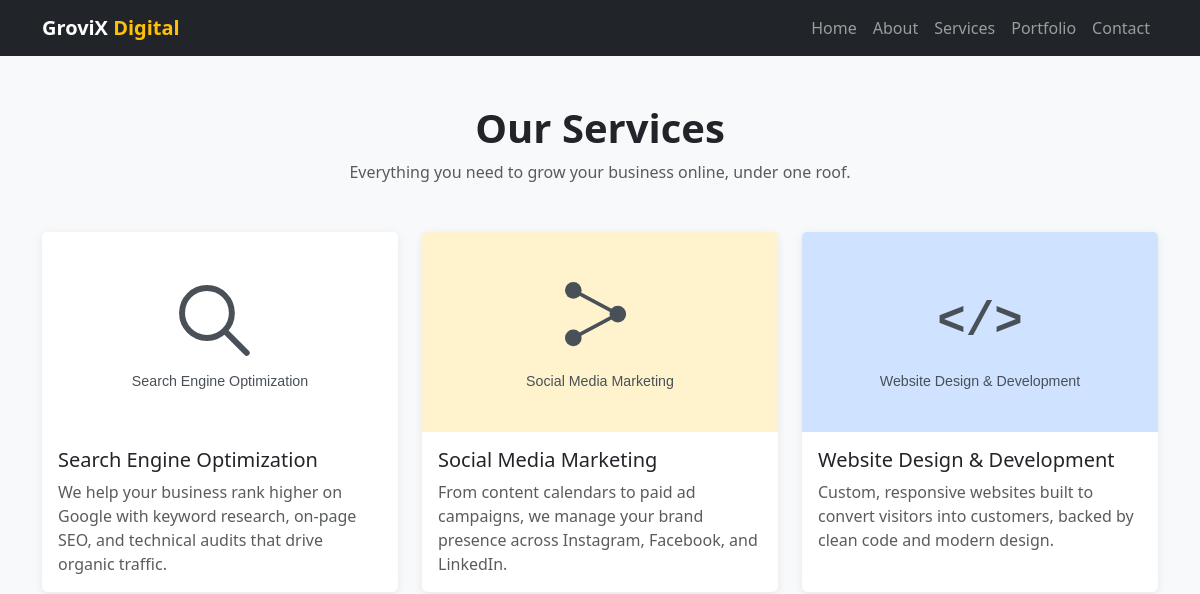
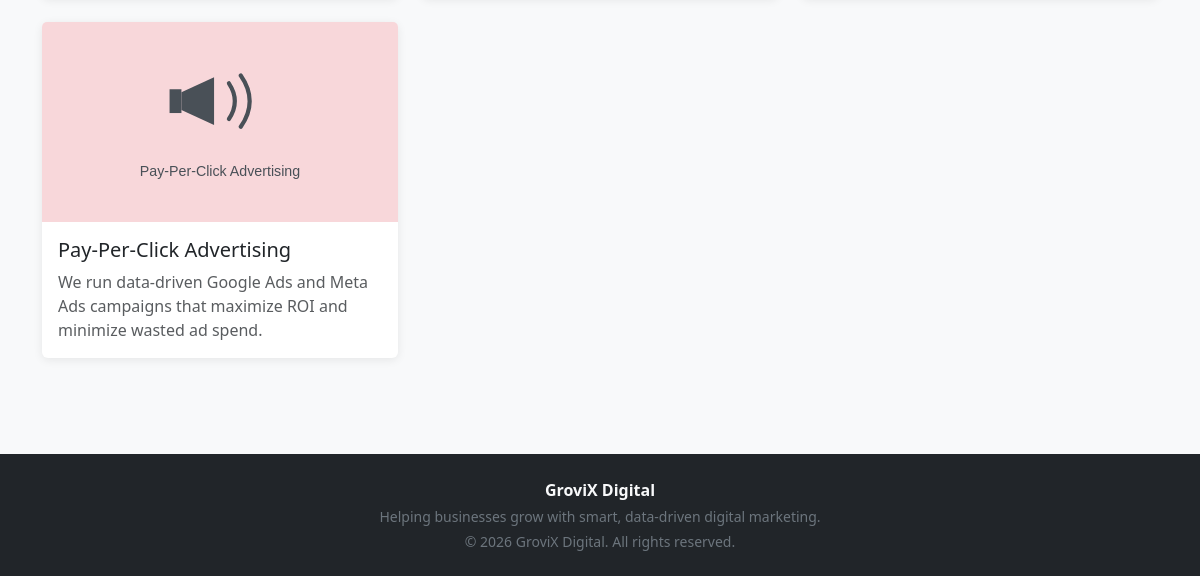
Page /services.php on the earlier database version (2 pictures, top to bottom).
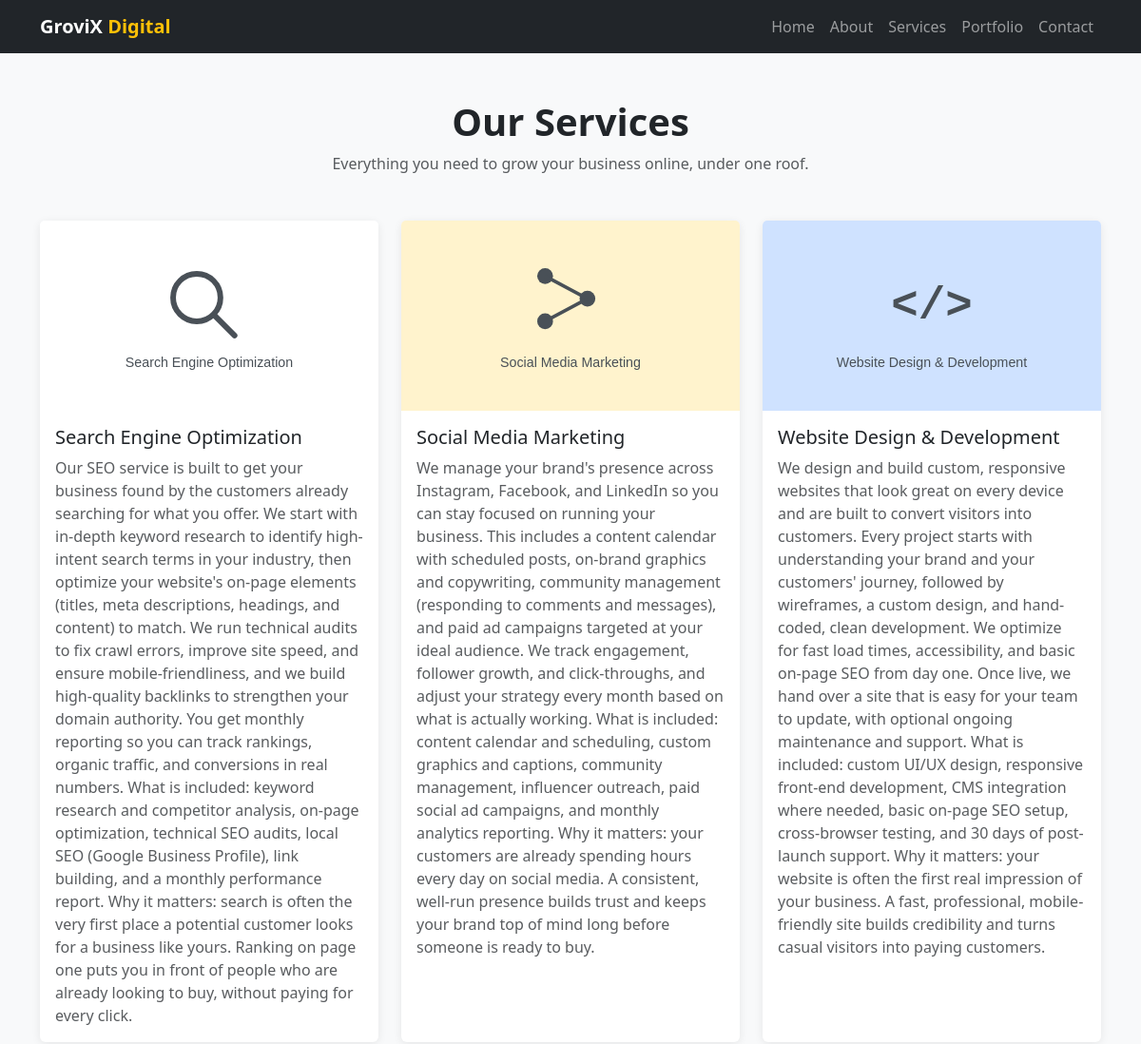
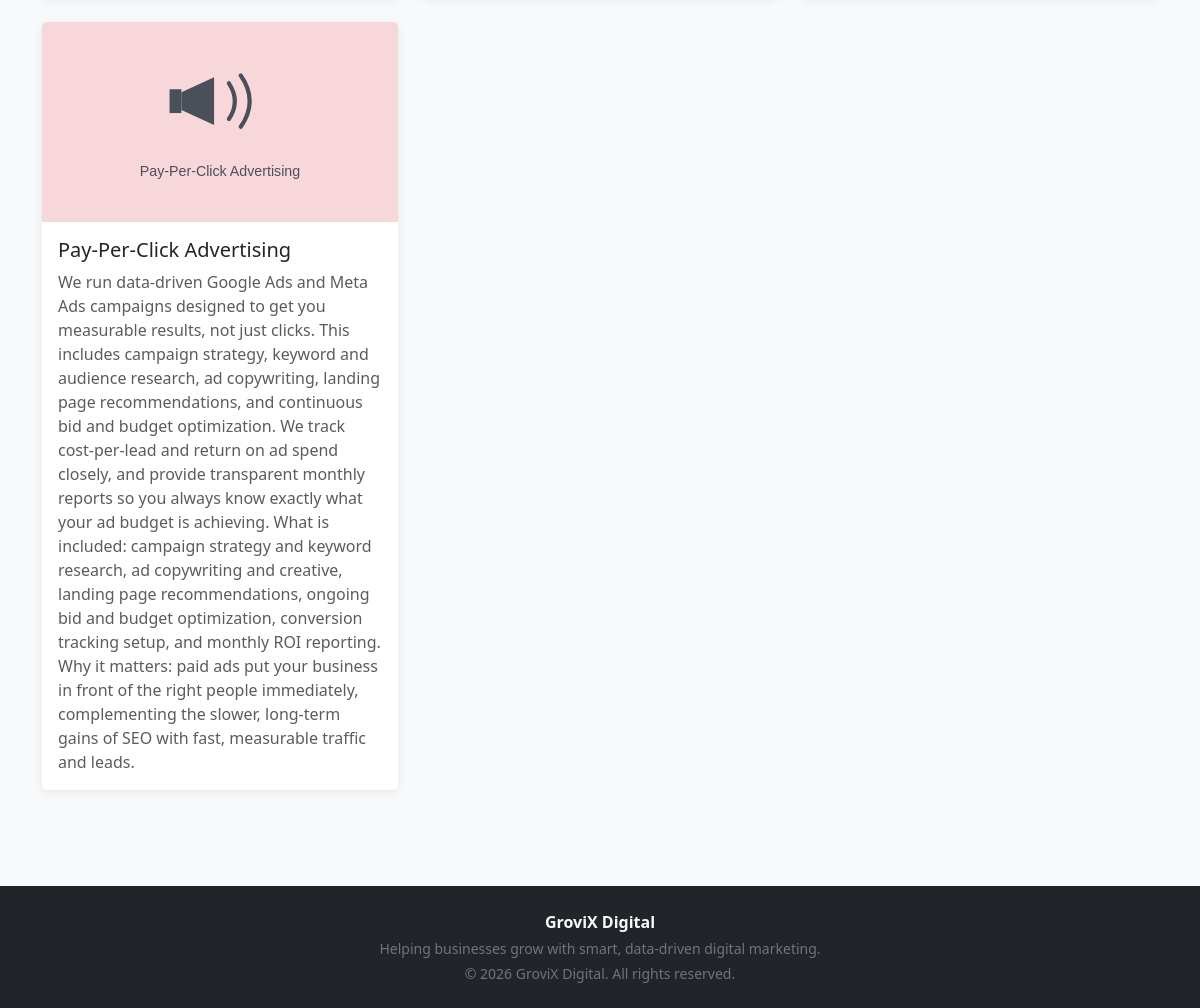
Same page on the later database version (2 pictures, top to bottom).
### tables this page shows
CREATE TABLE services (
    id INT AUTO_INCREMENT PRIMARY KEY,
    title VARCHAR(150) NOT NULL,
    description TEXT NOT NULL,
    image VARCHAR(255) DEFAULT NULL,
    meta_title VARCHAR(160) DEFAULT NULL,
    meta_description VARCHAR(300) DEFAULT NULL,
    created_at TIMESTAMP DEFAULT CURRENT_TIMESTAMP
);

### includes/functions.php (called while the page is built, shortened)
<?php
function clean_input($value) {
    return htmlspecialchars(trim($value ?? ''), ENT_QUOTES, 'UTF-8');
}
function service_image_url($filename, $title = '') {
    $title = strtolower($title);
    if (str_contains($title, 'seo') || str_contains($title, 'search engine')) {
        return BASE_URL . '/assets/img/placeholder-seo.svg';
    }
    if (str_contains($title, 'social media') || str_contains($title, 'smm')) {
        return BASE_URL . '/assets/img/placeholder-smm.svg';
    }
    if (str_contains($title, 'web design') || str_contains($title, 'web development') || str_contains($title, 'website')) {
        return BASE_URL . '/assets/img/placeholder-webdev.svg';
    }
    if (str_contains($title, 'pay-per-click') || str_contains($title, 'ppc') || str_contains($title, 'advertising')) {
        return BASE_URL . '/assets/img/placeholder-ppc.svg';
    }
    return BASE_URL . '/assets/img/placeholder.svg';
}

### public/services.php (the view, shortened to what this page needs)
<?php
require_once __DIR__ . '/../includes/db.php';
require_once __DIR__ . '/../includes/functions.php';
require_once __DIR__ . '/../includes/header.php';
$services = [];
$result = mysqli_query($conn, "SELECT id, title, description, image FROM services ORDER BY created_at DESC");
while ($row = mysqli_fetch_assoc($result)) {
    $services[] = $row;
}
?>
<section class="py-5">
  <div class="container">
    <div class="text-center mb-5">
      <h1 class="fw-bold">Our Services</h1>
      <p class="text-muted">Everything you need to grow your business online, under one roof.</p>
    </div>
    <div class="row g-4">
      <?php foreach ($services as $service): ?>
        <div class="col-md-6 col-lg-4">
          <a href="service_detail.php?id=<?= (int)$service['id'] ?>" class="text-decoration-none text-reset">
            <div class="card card-service h-100">
              <img src="<?= service_image_url($service['image'], $service['title']) ?>" class="card-img-top" alt="<?= clean_input($service['title']) ?>">
              <div class="card-body">
                <h5 class="card-title"><?= clean_input($service['title']) ?></h5>
                <p class="card-text text-muted"><?= clean_input($service['description']) ?></p>
              </div>
            </div>
          </a>
        </div>
      <?php endforeach; ?>
    </div>
  </div>
</section>
<?php require_once __DIR__ . '/../includes/footer.php'; ?>

### includes/header.php (shortened to what this page needs)
<!DOCTYPE html>
<html lang="en">
<head>
<link href="https://cdn.jsdelivr.net/npm/bootstrap@5.3.3/dist/css/bootstrap.min.css" rel="stylesheet">
<link href="<?= BASE_URL ?>/assets/css/style.css" rel="stylesheet">
</head>
<body>
<nav class="navbar navbar-expand-lg navbar-dark bg-dark sticky-top">
  <div class="container">
    <a class="navbar-brand fw-bold" href="<?= BASE_URL ?>/public/index.php">GroviX <span class="text-warning">Digital</span></a>
    <div class="collapse navbar-collapse" id="mainNav">
      <ul class="navbar-nav ms-auto">
        <li class="nav-item"><a class="nav-link" href="<?= BASE_URL ?>/public/index.php">Home</a></li>
        <li class="nav-item"><a class="nav-link" href="<?= BASE_URL ?>/public/about.php">About</a></li>
        <li class="nav-item"><a class="nav-link" href="<?= BASE_URL ?>/public/services.php">Services</a></li>
        <li class="nav-item"><a class="nav-link" href="<?= BASE_URL ?>/public/portfolio.php">Portfolio</a></li>
        <li class="nav-item"><a class="nav-link" href="<?= BASE_URL ?>/public/contact.php">Contact</a></li>
      </ul>
    </div>
  </div>
</nav>

### includes/footer.php (shortened to what this page needs)
<footer class="bg-dark text-light py-4 mt-5">
  <div class="container text-center">
    <p class="mb-1 fw-bold">GroviX Digital</p>
    <p class="mb-1 small text-secondary">Helping businesses grow with smart, data-driven digital marketing.</p>
    <p class="mb-0 small text-secondary">&copy; <?= date('Y') ?> GroviX Digital. All rights reserved.</p>
  </div>
</footer>
</body>
</html>

### assets/css/style.css (style rules this page uses)
body { font-family: 'Segoe UI', Arial, sans-serif; background-color: #f8f9fa; }
.card-service, .card-portfolio, .card-testimonial { border: none; box-shadow: 0 2px 10px rgba(0,0,0,0.08); transition: transform 0.2s ease; height: 100%; }
.card-service img, .card-portfolio img { height: 200px; object-fit: cover; }

Differences in the rows shown:
changed services "Search Engine Optimization": description "We help your business rank higher on Google with keyword research, on-page SEO, and technical audits that drive organic traffic." → "Our SEO service is built to get your business found by the customers already searching for what you offer. We start with in-depth keyword research to identify high-intent search terms in your industry, then optimize your website's on-page elements (titles, meta descriptions, headings, and content) to match. We run technical audits to fix crawl errors, improve site speed, and ensure mobile-friendliness, and we build high-quality backlinks to strengthen your domain authority. You get monthly reporting so you can track rankings, organic traffic, and conversions in real numbers. What is included: keyword research and competitor analysis, on-page optimization, technical SEO audits, local SEO…"
changed services "Social Media Marketing": description "From content calendars to paid ad campaigns, we manage your brand presence across Instagram, Facebook, and LinkedIn." → "We manage your brand's presence across Instagram, Facebook, and LinkedIn so you can stay focused on running your business. This includes a content calendar with scheduled posts, on-brand graphics and copywriting, community management (responding to comments and messages), and paid ad campaigns targeted at your ideal audience. We track engagement, follower growth, and click-throughs, and adjust your strategy every month based on what is actually working. What is included: content calendar and scheduling, custom graphics and captions, community management, influencer outreach, paid social ad campaigns, and monthly analytics reporting. Why it matters: your customers are already spending hours…"
changed services "Website Design & Development": description "Custom, responsive websites built to convert visitors into customers, backed by clean code and modern design." → "We design and build custom, responsive websites that look great on every device and are built to convert visitors into customers. Every project starts with understanding your brand and your customers' journey, followed by wireframes, a custom design, and hand-coded, clean development. We optimize for fast load times, accessibility, and basic on-page SEO from day one. Once live, we hand over a site that is easy for your team to update, with optional ongoing maintenance and support. What is included: custom UI/UX design, responsive front-end development, CMS integration where needed, basic on-page SEO setup, cross-browser testing, and 30 days of post-launch support. Why it matters: your…"
changed services "Pay-Per-Click Advertising": description "We run data-driven Google Ads and Meta Ads campaigns that maximize ROI and minimize wasted ad spend." → "…and Meta Ads campaigns designed to get you measurable results, not just clicks. This includes campaign strategy, keyword and audience research, ad copywriting, landing page recommendations, and continuous bid and budget optimization. We track cost-per-lead and return on ad spend closely, and provide transparent monthly reports so you always know exactly what your ad budget is achieving. What is included: campaign strategy and keyword research, ad copywriting and creative, landing page recommendations, ongoing bid and budget optimization, conversion tracking setup, and monthly ROI reporting. Why it matters: paid ads put your business in front of the right people immediately, complementing…"
